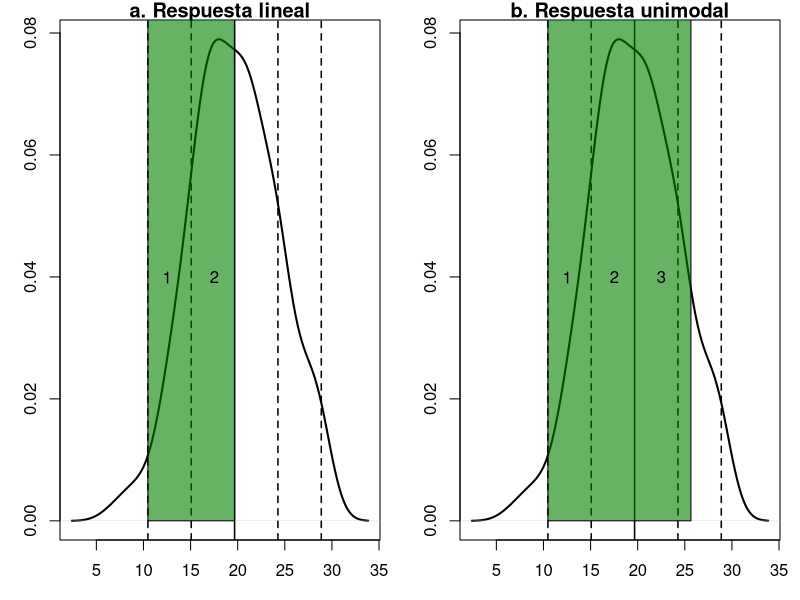

Reproduce this figure in R.
## ---- chunk 1
set.seed(589)
x <- rnorm(n = 200, mean = 20,sd = 5)

par(mfcol=c(1,2), mar=c(3,3,1,1))
plot(density(x), lwd=2, main="a. Respuesta lineal")
abline(v=mean(x), lwd=1.5)
abline(v=c(mean(x)+sd(x), mean(x)+(sd(x)*2),
           mean(x)-sd(x), mean(x)-(sd(x)*2)),
           lwd=1.5, lty=2)
polygon(c(mean(x)-(sd(x)*2), mean(x), mean(x), mean(x)-(sd(x)*2)), 
        c(0,0,0.085,0.085), col=rgb(0,0.5,0,0.6) )
text(x = c(12.5,17.5),y = 0.04, c("1","2") )

plot(density(x), lwd=2, main="b. Respuesta unimodal")
abline(v=mean(x), lwd=1.5)
abline(v=c(mean(x)+sd(x), mean(x)+(sd(x)*2),
           mean(x)-sd(x), mean(x)-(sd(x)*2)),
           lwd=1.5, lty=2)
polygon(c(mean(x)-(sd(x)*2), mean(x)+(sd(x)*1.3), mean(x)+(sd(x)*1.3), mean(x)-(sd(x)*2)), 
        c(0,0,0.085,0.085), col=rgb(0,0.5,0,0.6) )
text(x = c(12.5,17.5,22.5),y = 0.04, c("1","2","3") )

## ---- chunk 2
library(vegan)

#Cargamos los datos de Dune para usar como ejemplo
data(dune)

#Realizamos la ordenación
ord.dca <- decorana(dune)

#vemos el resultado de la ordenación
ord.dca

## ---- chunk 3

dsRaiz <- decostand(dune, "standardize", "hellinger") 
#Estandarizado y transformado raíz cuadrada (hellinger)

dslog <- decostand(dune, "standardize", "log") 
#Estandarizado y transformado logaritmo (log)

dsSta <- decostand(dune, "standardize")

